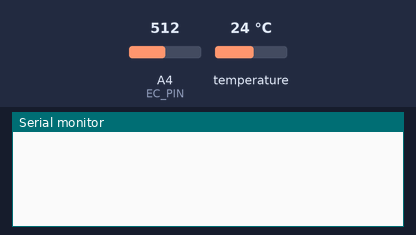
The sketch below on a simulated Arduino Uno, built with avr-gcc and run on an emulated ATmega328P. Shown: the last lines printed to the serial monitor. Inputs (shaded band) come from the test bench; at power-on: A4 (EC_PIN) = 512, temperature 24 °C.

Above: at 2.2 s.
2.3 s: A4 (EC_PIN) set to 3
At 3.6 s:
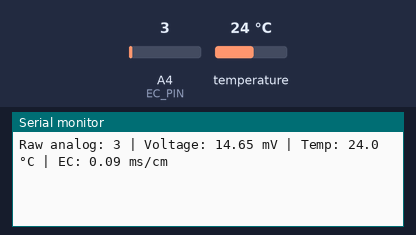
5.2 s: A4 (EC_PIN) set to 0
At 6.6 s:
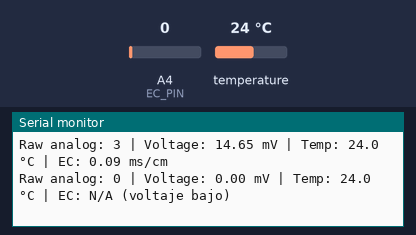

Measured:
- the behaviour switches between 2 and 1 on A4 (EC_PIN) (found by bisection; images 1 and 2)
- after the input at 2.3 s, the serial monitor: prints a new line after 0.48 s (image 1)
- after the input at 5.2 s, the serial monitor: prints a new line after 0.58 s (image 2)

The sketch:

sensor_conductividad.ino
```cpp
//CÓDIGO SEGURO PARA VER QUE EL SENSOR ESTÉ FUNCIONANDO CORRECTAMENTE
//void setup() {
//  Serial.begin(115200);
//}


//CÓDIGO PARA BORRAR LA EEPROM
//void loop() {
//  int raw = analogRead(A4);
//  float voltage = raw * (5.0 / 1024.0);

//  Serial.print("Raw analog: ");
//  Serial.print(raw);
//  Serial.print(" | Voltage: ");
//  Serial.print(voltage * 1000); // en milivoltios
//  Serial.println(" mV");

//  delay(1000);
//}

//#include <EEPROM.h>

//void setup() {
//  for (int i = 0; i < EEPROM.length(); i++) {
//    EEPROM.write(i, 0);
//  }
//  Serial.begin(115200);
//  Serial.println("EEPROM limpiada. Ahora vuelve a cargar el código principal.");
//}

//void loop() {}

#include "DFRobot_EC.h"
#include <EEPROM.h>
#include <OneWire.h>
#include <DallasTemperature.h>

#define EC_PIN A4
#define ONE_WIRE_BUS 2

OneWire oneWire(ONE_WIRE_BUS);
DallasTemperature sensors(&oneWire);
DFRobot_EC ec;

float voltage, ecValue, temperature = 25.0;

// Cambia a true SOLO cuando quieras calibrar manualmente
bool modo_calibracion = true;

void setup() {
  Serial.begin(115200);
  sensors.begin();
  ec.begin();
  delay(1000);
}

void loop() {
  static unsigned long timepoint = millis();
  if (millis() - timepoint > 1000U) {
    timepoint = millis();

    // Leer temperatura
    sensors.requestTemperatures();
    temperature = sensors.getTempCByIndex(0);
    if (temperature < -50 || temperature > 125 || isnan(temperature)) {
      Serial.println("Error: Temperatura inválida");
      return;
    }

    // Leer voltaje
    int raw = analogRead(EC_PIN);
    voltage = raw / 1024.0 * 5000;

    Serial.print("Raw analog: ");
    Serial.print(raw);
    Serial.print(" | Voltage: ");
    Serial.print(voltage);
    Serial.print(" mV | Temp: ");
    Serial.print(temperature, 1);
    Serial.print(" °C");

    // Calcular EC
    if (voltage > 5) {
      ecValue = ec.readEC(voltage, temperature);
      Serial.print(" | EC: ");
      Serial.print(ecValue, 2);
      Serial.println(" ms/cm");
    } else {
      Serial.println(" | EC: N/A (voltaje bajo)");
    }
  }

  // Solo permite calibración si tú activas la bandera
  if (modo_calibracion) {
    ec.calibration(voltage, temperature);
  }
}
```
